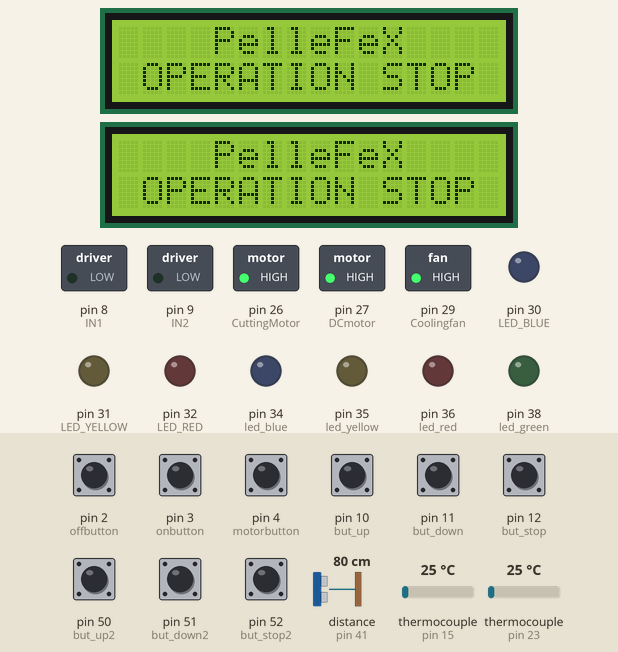
The sketch below on a simulated Arduino Mega 2560, built with avr-gcc and run on an emulated ATmega2560. On the bench: 2 × 16×2 character LCD, switched loads named in the sketch (green lamp = pin HIGH), output pins drawn as LEDs (lit = HIGH). Inputs (shaded band) come from the test bench; at power-on: pin 2 (offbutton), pin 3 (onbutton), pin 4 (motorbutton), pin 10 (but_up), pin 11 (but_down), pin 12 (but_stop), pin 50 (but_up2), pin 51 (but_down2), pin 52 (but_stop2) HIGH, thermocouple (sensors on pin 15, pin 23) 25 °C, distance to the obstacle (sensor on pin 41) 80 cm. The echo pulse lasts 58.3 µs per cm; pins used as bus, display or sensor lines are not drawn; what the sketch prints to the serial monitor is not drawn.

Above: at 1.8 s.
1.9 s: pin 3 (onbutton) pulled LOW for 0.15 s
At 3.2 s:
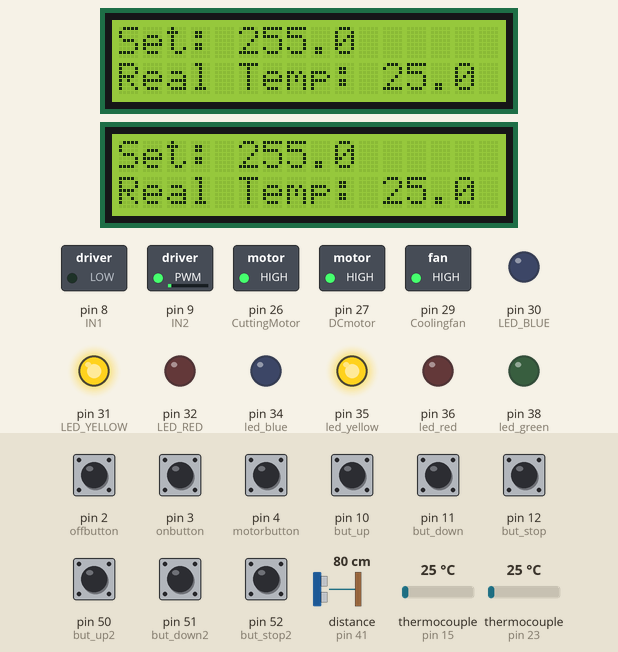
3.5 s: thermocouple (sensor on pin 15) set to 294 °C
At 4.2 s:
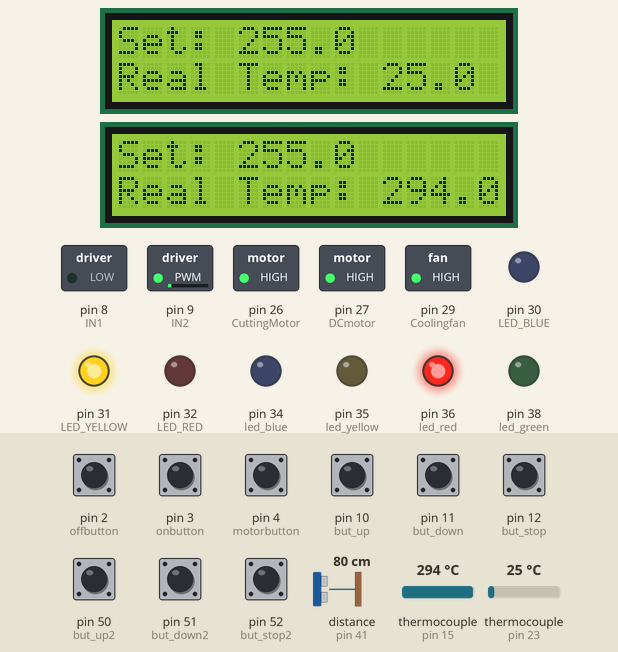
6.5 s: thermocouple (sensor on pin 23) set to 294 °C
At 7.2 s:
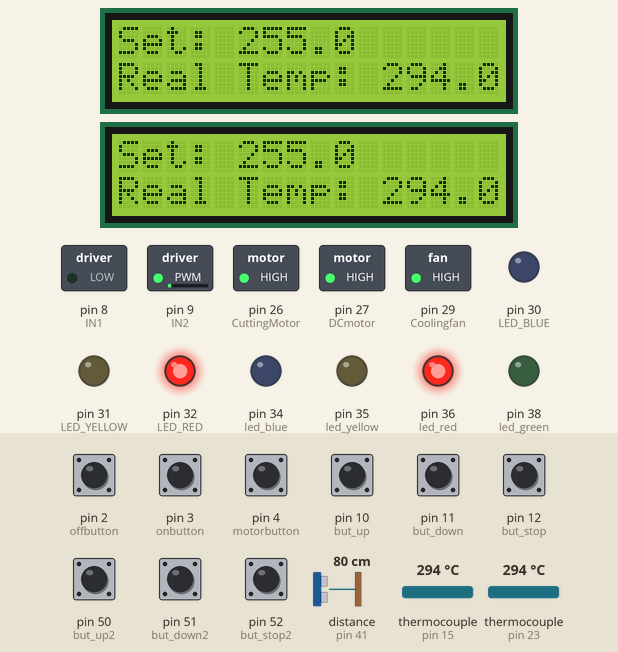
9.5 s: pin 12 (but_stop) pulled LOW for 0.15 s
At 10.7 s:
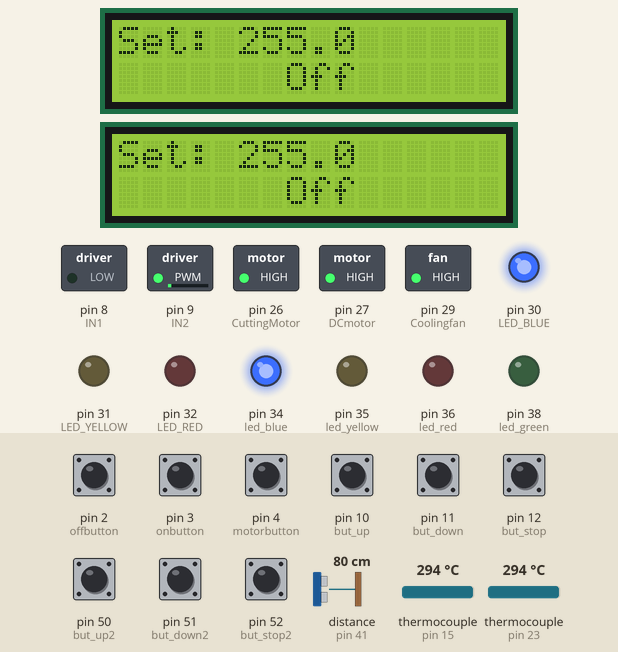
11.1 s: pin 52 (but_stop2) pulled LOW for 0.15 s
At 11.5 s:
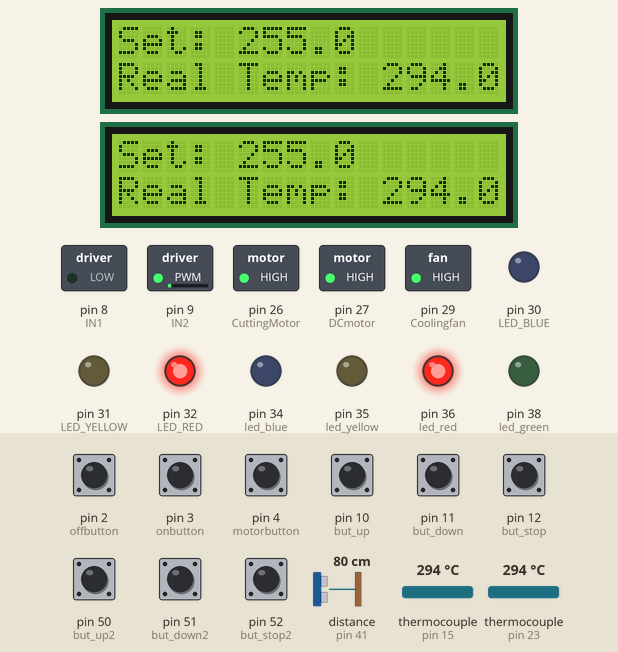
Timing chart, 0 to 14.1 s (numbered marks = the images above; inputs shaded):
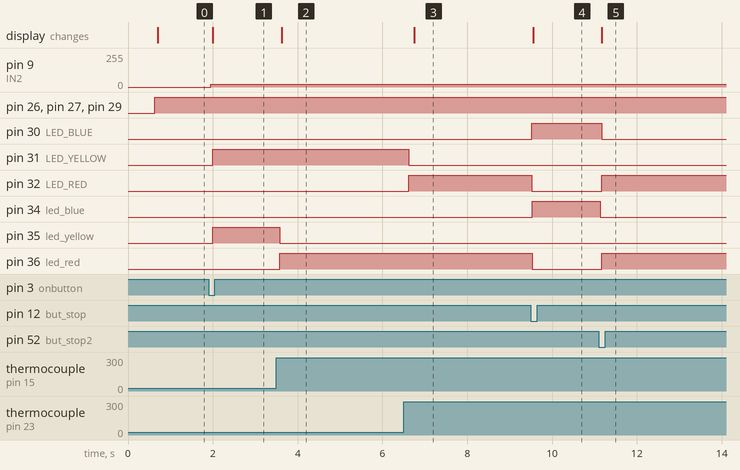

Measured:
- after the input at 1.9 s, pin 9 (IN2): 0/255 → 20/255 after 0.05 s; pin 31 (LED_YELLOW), pin 35 (led_yellow): LOW → HIGH after 0.10 s; the display: changes after 0.10 s (image 1)
- after the input at 3.5 s, pin 35 (led_yellow): HIGH → LOW after 0.07 s; pin 36 (led_red): LOW → HIGH after 0.07 s; the display: changes after 0.12 s (image 2)
- after the input at 6.5 s, pin 31 (LED_YELLOW): HIGH → LOW after 0.12 s; pin 32 (LED_RED): LOW → HIGH after 0.12 s; the display: changes after 0.24 s (image 3)
- after the input at 9.5 s, pin 30 (LED_BLUE), pin 34 (led_blue): LOW → HIGH at once; pin 32 (LED_RED), pin 36 (led_red): HIGH → LOW at once; the display: changes after 0.05 s (image 4)
- after the input at 11.1 s, pin 30 (LED_BLUE): HIGH → LOW after 0.07 s; pin 32 (LED_RED), pin 36 (led_red): LOW → HIGH after 0.07 s; pin 34 (led_blue): HIGH → LOW at once; the display: changes after 0.07 s (image 5)

The sketch:

Testing_Program__Pelletizer_.ino
```cpp
#include <EEPROM.h>
#include <PID_v1.h>
#include <Ultrasonic.h>
#include <Wire.h>
#include <LiquidCrystal_I2C.h>
LiquidCrystal_I2C lcd1(0x27,16,2);
LiquidCrystal_I2C lcd2(0x26,16,2);
#include "max6675.h"
#include <SPI.h>


int MAX6675_CS = 23;
int MAX6675_SO = 22;
int MAX6675_SCK = 24;
MAX6675 thermocouple(MAX6675_SCK, MAX6675_CS, MAX6675_SO);

int MAX6675_CS2 = 15;
int MAX6675_SO2 = 14;
int MAX6675_SCK2 = 16;
MAX6675 thermocouple1(MAX6675_SCK2, MAX6675_CS2, MAX6675_SO2);

//Arduino Pins
int SSR_PIN=7;
int SSR_PIN2=6;
int SSR_PIN3=5;
int CuttingMotor = 26;
int DCmotor = 27;
int Coolingfan = 29;

//BARREL BUTTONS
#define but_up  10
#define but_down  11
#define but_stop  12
//NOZZLE BUTTONS
#define but_up2  50
#define but_down2 51
#define but_stop2  52

//BARREL LED
int LED_BLUE = 30;
int LED_YELLOW = 31;
int LED_RED = 32;
//NOZZLE LED
int led_blue = 34;
int led_yellow = 35;
int led_red = 36;
//Hopper sensor
int led_green = 38;

Ultrasonic ultrasonic1(40, 41);
int USR;

int IN2 = 9;
int IN1 = 8;

#define TEMP_READ_DELAY 500
#define TEMP_READ_DELAY2 500

//Variables
uint8_t state = 0;
bool D10_state = 1;
bool D11_state = 1;
bool D12_state = 1;

bool D50_state = 1;
bool D51_state = 1;
bool D52_state = 1;

float prev_isr_timeD10, prev_isr_timeD11, prev_isr_timeD12;
float prev_isr_timeD50, prev_isr_timeD51, prev_isr_timeD52;
float prev_timeD52,prev_timeD12;

long lastDebounceTime = 0; // NozzleButton_Stop
long debounceDelay = 20;   // NozzleButton_Stop
long lastDebounceTime1 = 0;// NozzleButton_down
long debounceDelay1 = 20;  // NozzleButton_down
long lastDebounceTime2 = 0;// NozzleButton_up
long debounceDelay2 = 20;  // NozzleButton_up

unsigned long prev_time;
unsigned long prev_time2;

int onbutton = 3;
int offbutton = 2;
int motorbutton = 4;
bool onvalue = false;
bool offvalue = true;
bool motorstate = 0;
int estop = 1;
bool emergency_stop = 1;


//Define Variables we'll be connecting to
double Setpoint, Input, Output;
double lcd2_Setpoint, output, input;
double kp=35, ki=1.8, kd=35;
//Specify the links and initial tuning parameters
double Kp=35, Ki=1.5, Kd=40;
PID myPID(&Input, &Output, &Setpoint, Kp, Ki, Kd, DIRECT);
PID MyPID(&input, &output, &lcd2_Setpoint, kp,ki, kd, DIRECT);


float real_temp;     //temperature sensor_barrel
float real_temp2;    //temperature sensor_nozzle
unsigned long lastTempUpdate;
unsigned long lastTempUpdate2;
int Outputmax = 255;

unsigned long prev_time_lcd, now_time_lcd;
unsigned long prev_time1_lcd, now_time1_lcd;
unsigned long prev_time2_lcd, now_time2_lcd;
unsigned long prev_time3_lcd, now_time3_lcd;
unsigned long prev_time4_lcd, now_time4_lcd;
unsigned long prev_time5_lcd, now_time5_lcd;
unsigned long prev_time_stop, now_time_stop;
unsigned long prev_time_relay, now_time_relay;
unsigned long prev_time1_relay, now_time1_relay;


bool updateTemperature() {
    if ((millis() - lastTempUpdate) > TEMP_READ_DELAY){
      real_temp = thermocouple.readCelsius();
      lastTempUpdate = millis();
      return true;
      }
      return false;
  }
 bool updateTemperature2() {
    if ((millis() - lastTempUpdate2) > TEMP_READ_DELAY2){
      real_temp2 = thermocouple1.readCelsius();
      lastTempUpdate2 = millis();
      return true;
      }
      return false;
  }


void setup()
{

  cli();
  Setpoint = EEPROM.read(0); //we adf
  lcd2_Setpoint = EEPROM.read(1);
  sei();

  myPID.SetOutputLimits(0, Outputmax);
  MyPID.SetOutputLimits(0, Outputmax);
  Serial.begin(9600);
  //RELAY
  pinMode(SSR_PIN, OUTPUT);
  pinMode(SSR_PIN2, OUTPUT);
  pinMode(SSR_PIN3, OUTPUT);
  pinMode(CuttingMotor, OUTPUT);
  pinMode(DCmotor, OUTPUT);
  pinMode(Coolingfan, OUTPUT);
  // BUTTONS
  pinMode(but_up, INPUT_PULLUP);
  pinMode(but_down, INPUT_PULLUP);
  pinMode(but_stop, INPUT_PULLUP);
  pinMode(but_up2, INPUT_PULLUP);
  pinMode(but_down2, INPUT_PULLUP);
  pinMode(but_stop2, INPUT_PULLUP);

  pinMode(onbutton, INPUT_PULLUP);
  pinMode(offbutton, INPUT_PULLUP);
  pinMode(motorbutton, INPUT_PULLUP);
  pinMode(estop,INPUT_PULLUP);
  PCICR |= B00000001;      //Bit2 = 1 -> "PCIE2" enabeled (PCINT16 to PCINT23)
  PCMSK0 |= B01111110;     //PCINT20, CINT21, CINT22 enabeled -> D4, D5, D6 will trigger interrupt

 // INDICATOR LIGHTS
  pinMode(LED_BLUE, OUTPUT);
  pinMode(LED_YELLOW, OUTPUT);
  pinMode(LED_RED, OUTPUT);
  pinMode(led_blue, OUTPUT);
  pinMode(led_yellow, OUTPUT);
  pinMode(led_red, OUTPUT);
  pinMode(led_green, OUTPUT);

//DC MOTOR
  pinMode(IN1, OUTPUT);
  pinMode(IN2, OUTPUT);

  real_temp = thermocouple.readCelsius();
  real_temp2 = thermocouple1.readCelsius();
  while(!updateTemperature()){ }
  while(!updateTemperature2()){ }

  myPID.SetMode(AUTOMATIC);
  MyPID.SetMode(AUTOMATIC);


  prev_time = millis();
  prev_time2 = millis();

  prev_time_lcd = millis();
  prev_time1_lcd = millis();
  prev_time2_lcd = millis();
  prev_time3_lcd = millis();
  prev_time4_lcd = millis();
  prev_time5_lcd = millis();
  prev_time_stop = millis();
  prev_time_relay = millis();
  prev_time1_relay = millis();

  lcd1.init();
  lcd2.init();
  lcd1.backlight();
  lcd2.backlight();
}

void loop(){
 bool on_currentstate = digitalRead(onbutton);
 bool off_currentstate = digitalRead(offbutton);
 prev_time = millis();
 prev_time2 = millis();
 updateTemperature();
 updateTemperature2();
 if (on_currentstate == onvalue) {
      onvalue = true;
      offvalue = false;
      updateTemperature();
      updateTemperature2();
      ESTOP;
      SensorUpdate();
      MotorControl();
      Hopper_level();
      analogWrite(IN1, 0);
      analogWrite(IN2, 20);
      if (state == 0)
      {
         PID_RUN2();
         PID_RUN();
         Indicator2();
         Indicator();
         Hopper_level();
      }
      else
      {
        cooldown();
        cooldown2();
        Hopper_level();
      }
 }

 if (off_currentstate == offvalue) {
    onvalue = false;
    /*offvalue = true;*/ //optional
    ESTOP;
    digitalWrite(SSR_PIN, LOW);
    digitalWrite(SSR_PIN2, LOW);
    digitalWrite(SSR_PIN3, LOW);

    digitalWrite(CuttingMotor, HIGH);
    digitalWrite(Coolingfan, HIGH);
    digitalWrite(DCmotor, HIGH);

    digitalWrite(LED_RED, LOW);
    digitalWrite(LED_YELLOW, LOW);
    digitalWrite(LED_BLUE, LOW);
    digitalWrite(led_red, LOW);
    digitalWrite(led_yellow, LOW);
    digitalWrite(led_blue, LOW);
    digitalWrite(led_green, LOW);

    now_time_stop = millis();
   if (now_time_stop - prev_time_stop > 150)
    lcd1.clear();
    lcd2.clear();
    lcd2.setCursor(0,0);
    lcd2.print("    PelleFeX    ");
    lcd2.setCursor(0,1);
    lcd2.print(" OPERATION STOP ");
    lcd1.setCursor(0,0);
    lcd1.print("    PelleFeX    ");
    lcd1.setCursor(0,1);
    lcd1.print(" OPERATION STOP ");
    prev_time = millis();
    prev_time2 = millis();
    prev_time_stop = now_time_stop;
     }
 }

/////////////////////////////////////////////////////
void PID_RUN()
{
    updateTemperature();
    Input = real_temp;
    myPID.Compute();
   if (millis() - prev_time > Outputmax)
  { prev_time += Outputmax;
  prev_time = millis();
  }
   if (Output > millis() - prev_time){
    digitalWrite(SSR_PIN, HIGH);
    digitalWrite(SSR_PIN2, HIGH);

      if (Setpoint - 30 <= real_temp ){
        now_time_relay = millis();
        if (now_time_relay - prev_time_relay >1000)
        {digitalWrite(SSR_PIN, HIGH);
        digitalWrite(SSR_PIN2, LOW);
        prev_time_relay = now_time_relay;}
        now_time1_relay = millis();
        if (now_time1_relay - prev_time1_relay >350)
        {digitalWrite(SSR_PIN2, HIGH);
        prev_time1_relay = now_time1_relay;}
        prev_time = millis();
        }
    now_time_lcd = millis();
      if  (now_time_lcd - prev_time_lcd > 200)
      {
        lcd1.clear();
        lcd1.setCursor(0,0);
        lcd1.print("Set: ");
        lcd1.print(Setpoint,1);
        lcd1.setCursor(0,1);
        lcd1.print("Real Temp: ");
        lcd1.print(real_temp,1);
        Serial.println(real_temp);
        prev_time = millis();
        prev_time_lcd = now_time_lcd;
      }
    }
    else {
    digitalWrite(SSR_PIN, LOW);
    digitalWrite(SSR_PIN2, LOW);
    now_time1_lcd = millis();
    if  (now_time1_lcd - prev_time1_lcd > 200){
      lcd1.clear();
      lcd1.setCursor(0,0);
      lcd1.print("Set: ");
      lcd1.print(Setpoint,1);
      lcd1.setCursor(0,1);
      lcd1.print("Real Temp: ");
      lcd1.print(real_temp,1);
      Serial.println(real_temp);
      prev_time = millis();
      prev_time1_lcd = now_time1_lcd;
      }
    }
    updateTemperature();
  }
///////////////////////////////////////////////////
void PID_RUN2()
{

    updateTemperature2();
    input = real_temp2;
    MyPID.Compute();
   if (millis() - prev_time > Outputmax)
    {
      prev_time2 += Outputmax;
      prev_time2 = millis();
    }
   if (output > millis() - prev_time2){
    digitalWrite(SSR_PIN3, HIGH);
    now_time2_lcd = millis();
    if (now_time2_lcd - prev_time2_lcd > 200)
      {
        lcd2.clear();
        lcd2.setCursor(0,0);
        lcd2.print("Set: ");
        lcd2.print(lcd2_Setpoint,1);
        lcd2.setCursor(0,1);
        lcd2.print("Real Temp: ");
        lcd2.print(real_temp2,1);
        Serial.println(real_temp2);
        prev_time2 = millis();
        prev_time2_lcd = now_time2_lcd;
      }
    }
    else {
    digitalWrite(SSR_PIN3, LOW);
    now_time3_lcd = millis();
    if (now_time3_lcd - prev_time3_lcd > 200)
      {
        lcd2.clear();
        lcd2.setCursor(0,0);
        lcd2.print("Set: ");
        lcd2.print(lcd2_Setpoint,1);
        lcd2.setCursor(0,1);
        lcd2.print("Real Temp: ");
        lcd2.print(real_temp2,1);
        Serial.println(real_temp2);
        prev_time2 = millis();
        prev_time3_lcd = now_time3_lcd;
      }
    }
    updateTemperature2();
    digitalWrite(led_blue, LOW);
  }
////////////////////////////////////////////////////
void cooldown(){
      digitalWrite(SSR_PIN, LOW);
      digitalWrite(SSR_PIN2, LOW);
      digitalWrite(LED_BLUE, HIGH);
      digitalWrite(LED_YELLOW, LOW);
      digitalWrite(LED_RED, LOW);
      now_time4_lcd = millis();
      if (now_time4_lcd - prev_time4_lcd > 200)
      {
        lcd1.clear();
        lcd1.setCursor(0,0);
        lcd1.print("Set: ");
        lcd1.print(Setpoint,1);
        lcd1.setCursor(7,1);
        lcd1.print("Off");
        lcd1.display();
        prev_time = millis();
        prev_time4_lcd = now_time4_lcd;
      }
  }
////////////////////////////////////////////////////
void cooldown2(){
      digitalWrite(SSR_PIN3, LOW);
      digitalWrite(led_blue, HIGH);
      digitalWrite(led_red, LOW);
      digitalWrite(led_yellow, LOW);
      now_time5_lcd = millis();
      if (now_time5_lcd - prev_time5_lcd > 200)
      {
        lcd2.clear();
        lcd2.setCursor(0,0);
        lcd2.print("Set: ");
        lcd2.print(lcd2_Setpoint,1);
        lcd2.setCursor(7,1);
        lcd2.print("Off");
        lcd2.display();
        prev_time5_lcd = now_time5_lcd;
        prev_time2 = millis();
      }
  }
////////////////////////////////////////////////////
void Indicator(){
    if (real_temp <= (Setpoint-15)){
          digitalWrite(LED_RED, LOW);
          digitalWrite(LED_YELLOW, HIGH);
          digitalWrite(LED_BLUE, LOW);
          }
    if (real_temp >= (Setpoint-15)){
          digitalWrite(LED_RED, HIGH);
          digitalWrite(LED_YELLOW, LOW);
          digitalWrite(LED_BLUE, LOW);
          }
      updateTemperature();
      updateTemperature2();
  }
////////////////////////////////////////////////////
void Indicator2(){
     if (real_temp2 <= (lcd2_Setpoint-15)){
        digitalWrite(led_red, LOW);
        digitalWrite(led_blue, LOW);
        digitalWrite(led_yellow, HIGH);
        }
     if (real_temp2 >= (lcd2_Setpoint-15)){
        digitalWrite(led_red, HIGH);
        digitalWrite(led_yellow, LOW);
        digitalWrite(led_blue, LOW);
        }
      updateTemperature();
      updateTemperature2();
     }
////////////////////////////////////////////////////
void MotorControl(){
  updateTemperature();
  updateTemperature2();
  motorstate = digitalRead(motorbutton);
  if (motorstate == LOW ){
      digitalWrite(CuttingMotor, LOW);
      digitalWrite(Coolingfan, LOW);
      digitalWrite(DCmotor, LOW);
       updateTemperature();
       updateTemperature2();
    }
  }
///////////////////////////////////////////////////
void Hopper_level(){

  if ( USR <= 5)
    {
      digitalWrite(led_green, HIGH);
    }

  else
    {
      digitalWrite(led_green, LOW);
    }

  }
//////////////////////////////////////////////////
void SensorUpdate() {
  Serial.println("cm");
  Serial.print("USR: ");
  Serial.print(ultrasonic1.read());
  USR = ultrasonic1.read();
  }
//////////////////////////////////////////////////
void ESTOP (){
  emergency_stop = digitalRead(estop);
  if (emergency_stop == LOW){
    Serial.println("Emergency Stop has been pressed");
    }
  else {
    Serial.println("Do nothing");
    }

  }
///////////////////////////////////////////////////
ISR (PCINT0_vect)
{
  cli();
  //1. Check D10 pin HIGH
  if(PINB & B00010000){
    if(D10_state == 0){
      pulseIn(D10_state, HIGH);
      D10_state = 1;
      prev_isr_timeD10 = millis();
      Serial.println("Barrel Button_up : HIGH");
    }

  }
  else if (D10_state == 1 && (millis() - prev_isr_timeD10 > 2)){
    Setpoint ++;
    int st = Setpoint;
    EEPROM.write(0, st);
    D10_state = 0;
  }


  //2. Check D11 pin HIGH
  if(PINB & B00100000){
    if(D11_state == 0){
      pulseIn(D11_state, HIGH);
      D11_state = 1;
      prev_isr_timeD11 = millis();
      Serial.println("Barrel Button_down : HIGH");
    }

  }
  else if (D11_state == 1 && (millis() - prev_isr_timeD11 > 2)){
    Setpoint --;
    int st = Setpoint;
    EEPROM.write(0, st);
    D11_state = 0;
  }


  //3. Check D12 pin HIGH
  if(PINB & B01000000){
    if(D12_state == 0){
      pulseIn(D12_state, HIGH);
      D12_state = 1;
      prev_isr_timeD12 = millis();
      Serial.println("Barrel Button_stop : HIGH");
    }

  }
  else if (D12_state == 1 && (millis() - prev_isr_timeD12 > 2)){
    if(state == 0 || state == 1){
      state = 2;
    }
    else if (state == 2){
      state = 0;
    }
    D12_state = 0;
  }

   //1. Check D4 pin HIGH
  if(PINB & B00001000){
   if ( (millis() - lastDebounceTime2) > debounceDelay2){
    if(D50_state == 0){
      pulseIn(D50_state, HIGH);
      D50_state = 1;
      prev_isr_timeD50 = millis();
      Serial.println("Nozzle Button_up : HIGH");
      lastDebounceTime2 = millis();}
      }

  }
  else if (D50_state == 1 && (millis() - prev_isr_timeD50 > 2)){
    lcd2_Setpoint ++;
    int st2 = lcd2_Setpoint;
    EEPROM.write(1, st2);
    D50_state = 0;
  }


  //2. Check D5 pin HIGH
  if(PINB & B00000100){
  if ( (millis() - lastDebounceTime1) > debounceDelay1){
    if(D51_state == 0){
       pulseIn(D51_state, HIGH);
      D51_state = 1;
      prev_isr_timeD51 = millis();
      Serial.println("Nozzle Button_down : HIGH");
      lastDebounceTime1 = millis();}
    }

  }
  else if (D51_state == 1 && (millis() - prev_isr_timeD51 > 2)){
    lcd2_Setpoint --;
    int st2 = lcd2_Setpoint;
    EEPROM.write(1, st2);
    D51_state = 0;
  }


  //3. Check D6 pin HIGH
  if(PINB & B00000010){
   if ( (millis() - lastDebounceTime) > debounceDelay){
    if(D52_state == 0){
      pulseIn(D52_state, HIGH);
      D52_state = 1;
      prev_isr_timeD52 = millis();
      Serial.println("Nozzle Button_stop : HIGH");
      lastDebounceTime = millis();
    }}
  }
  else if (D52_state == HIGH && (millis() - prev_isr_timeD52 > 2)){
    if(state == 0 || state == 1){
      state = 2;
    }
    else if (state == 2){
      state = 0;
    }
    D52_state = 0;
  }
  sei();


}
////////////////////////////////////////////////////////////////////////
```
